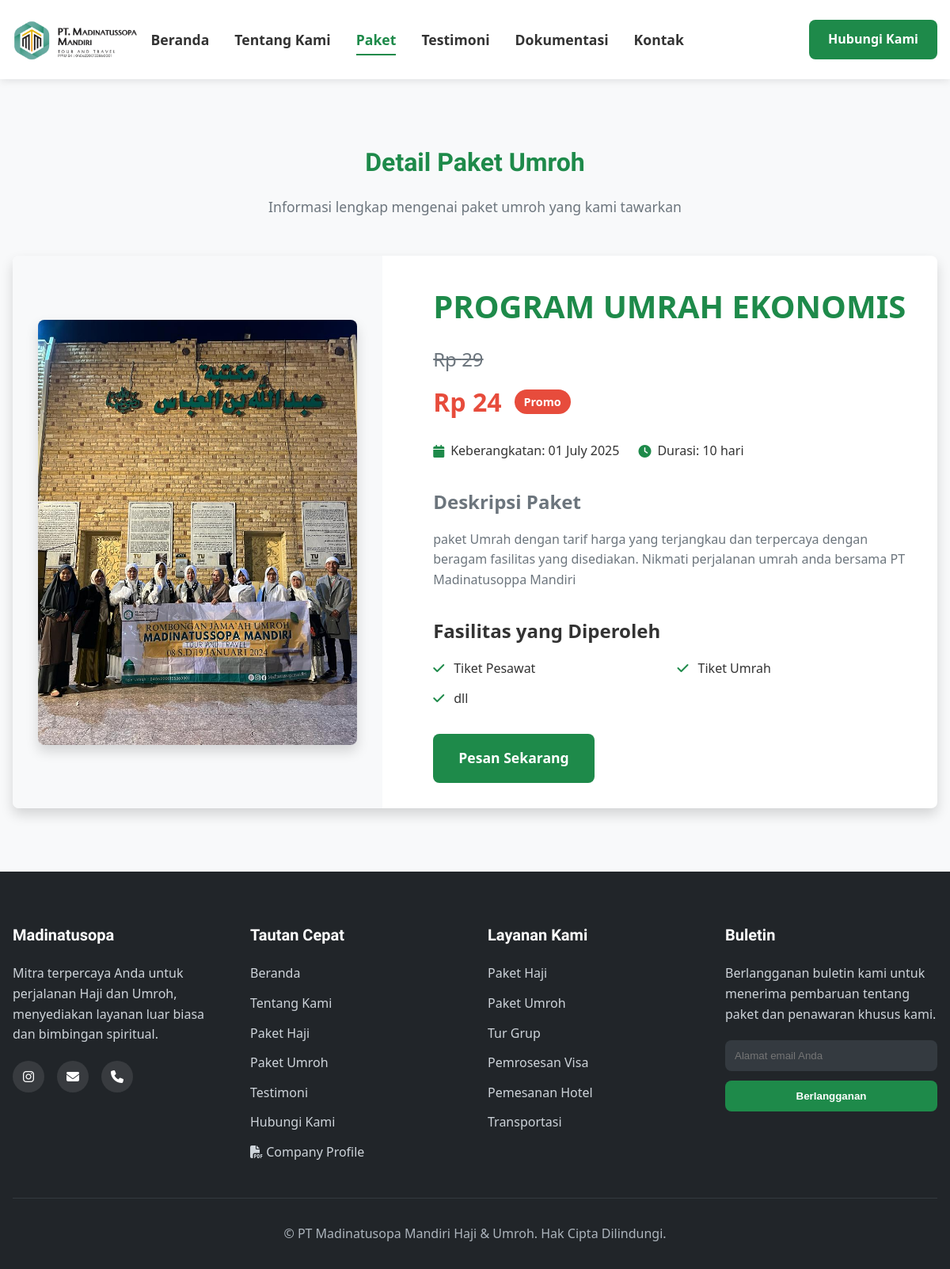
/package/program-umrah-ekonomis/, run on an earlier commit of the app's database.
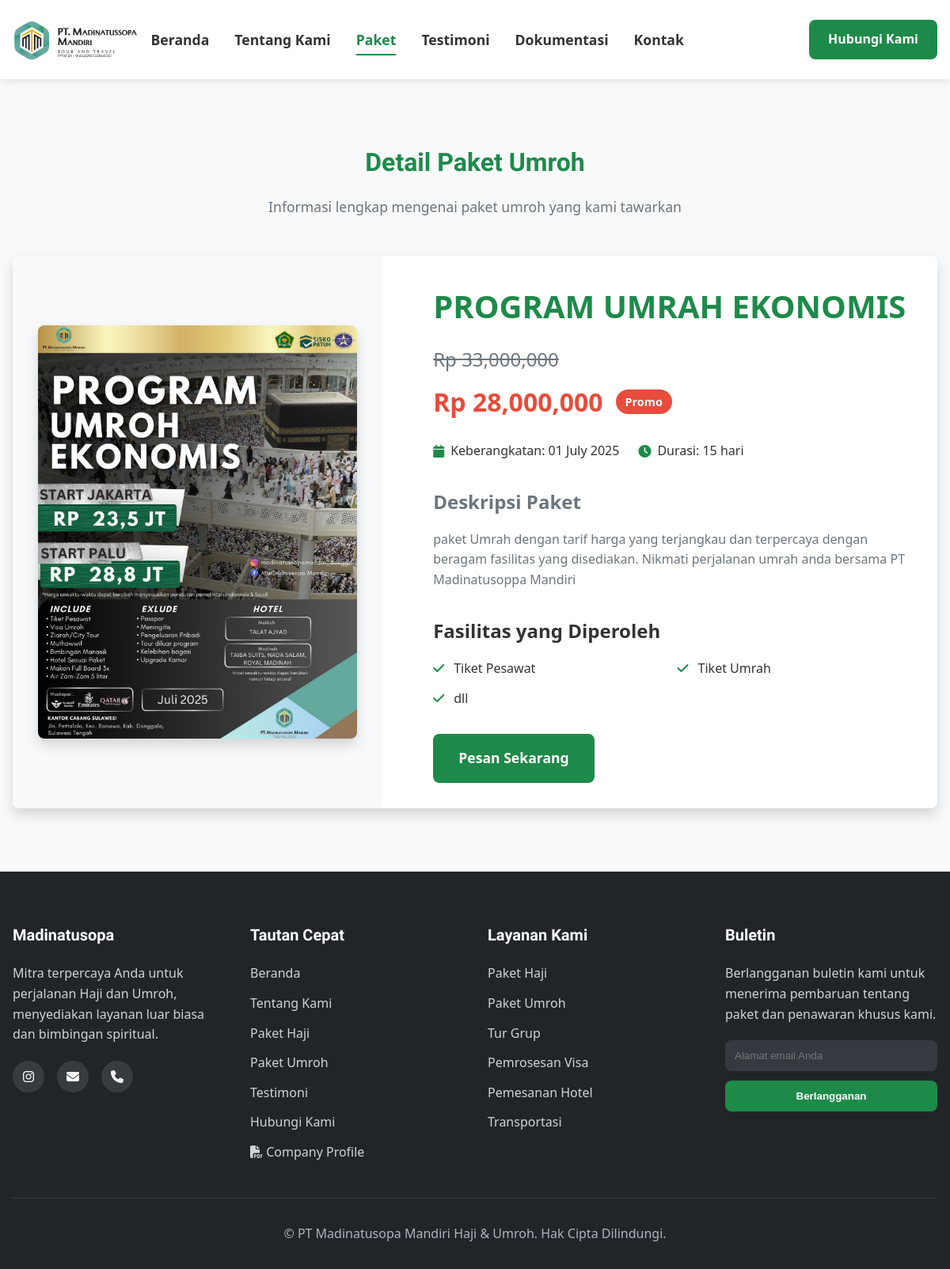
And on a later commit of the database.
### base/models.py (models this page shows, shortened)
class UmrahPackage(models.Model):
    name = models.CharField(max_length=200, verbose_name="Nama Paket")
    slug = models.SlugField(max_length=255, unique=True, blank=True)
    description = models.TextField(verbose_name="Deskripsi Paket")
    facilities = models.TextField(
        verbose_name="Fasilitas yang Diperoleh",
        help_text="Masukkan satu fasilitas per baris",
    )
    departure_date = models.DateField(verbose_name="Jadwal Keberangkatan")
    duration = models.PositiveIntegerField(default=10, verbose_name="Durasi (hari)")
    price = models.DecimalField(max_digits=12, decimal_places=2, verbose_name="Harga")
    is_promo = models.BooleanField(default=False, verbose_name="Promo Aktif")
    promo_price = models.DecimalField(
        max_digits=12,
        decimal_places=2,
        null=True,
        blank=True,
        verbose_name="Harga Promo",
    )
    promo_end_date = models.DateField(
        null=True, blank=True, verbose_name="Tanggal Berakhir Promo"
    )
    package_image = models.ImageField(
        upload_to="package_images/",
        verbose_name="Foto Stiker Paket",
        help_text="Unggah gambar dengan rasio 21:30 untuk hasil terbaik",
    )
    poster_filename = models.CharField(
        max_length=255, blank=True, verbose_name="Nama File Poster"
    )
    created_at = models.DateTimeField(auto_now_add=True)
    updated_at = models.DateTimeField(auto_now=True)
    class Meta:
        verbose_name = "Paket Umroh"
        verbose_name_plural = "Paket Umroh"
        ordering = ["-departure_date"]
    @property
    def facilities_list(self):
        if not self.facilities:
            return []
        return [
            facility.strip()
            for facility in self.facilities.split("\n")
            if facility.strip()
        ]
    @property
    def is_promo_active(self):
        from django.utils import timezone
        if not self.is_promo or not self.promo_price:
            return False
        if self.promo_end_date and self.promo_end_date < timezone.now().date():
            return False
        return True

### base/views.py (the view)
# urls.py: path("package/<slug:slug>/", views.package_detail, name="package_detail"),
def package_detail(request, slug):
    package = get_object_or_404(UmrahPackage, slug=slug)
    context = {
        "package": package,
    }
    return render(request, "package_detail.html", context)

### base/templates/package_detail.html (shortened to what this page needs)
{% extends 'base.html' %}
{% load static %}
{% load humanize %}
{% block nav_packages_active %}active{% endblock %}
{% block content %}
<section class="package-detail-section">
    <div class="container">
        <div class="section-header">
            <h2 class="section-title">Detail Paket Umroh</h2>
            <p class="section-subtitle">Informasi lengkap mengenai paket umroh yang kami tawarkan</p>
        </div>
        <div class="single-package-container">
            <div class="package-poster">
                {% if package.package_image %}
                    <img src="{{ package.package_image.url }}" alt="{{ package.name }}" style="max-width: 100%; height: auto;">
                {% else %}
                    <div class="placeholder-poster">
                        <i class="fas fa-image"></i>
                        <h3>{{ package.name }}</h3>
                        <p>Paket Umroh Premium</p>
                    </div>
                {% endif %}
            </div>
            <div class="package-details">
                <h1 class="package-title">{{ package.name }}</h1>
                {% if package.is_promo_active %}
                <div class="package-price-container">
                    <p class="package-original-price">Rp {{ package.price|floatformat:0|intcomma }}</p>
                    <p class="package-promo-price">Rp {{ package.promo_price|floatformat:0|intcomma }} <span class="promo-badge">Promo</span></p>
                </div>
                {% else %}
                <p class="package-price">Rp {{ package.price|floatformat:0|intcomma }}</p>
                {% endif %}
                <div class="package-meta">
                    <div class="meta-item">
                        <i class="fas fa-calendar"></i>
                        <span>Keberangkatan: {{ package.departure_date|date:"d F Y" }}</span>
                    </div>
                    <div class="meta-item">
                        <i class="fas fa-clock"></i>
                        <span>Durasi: {{ package.duration }} hari</span>
                    </div>
                </div>
                <div class="package-description">
                    <h3>Deskripsi Paket</h3>
                    <p>{{ package.description }}</p>
                </div>
                <div class="package-facilities">
                    <h3>Fasilitas yang Diperoleh</h3>
                    <ul class="facilities-list">
                        {% for facility in package.facilities_list %}
                        <li><i class="fas fa-check"></i> {{ facility }}</li>
                        {% endfor %}
                    </ul>
                </div>
                <div class="package-actions">
                    <a href="{% url 'home' %}#contact" class="btn btn-primary btn-lg">Pesan Sekarang</a>
                    <a href="{% url 'home' %}#packages" class="btn btn-outline btn-lg">Lihat Paket Lainnya</a>
                </div>
            </div>
        </div>
    </div>
</section>
{% endblock %}

### base/templates/base.html (shortened to what this page needs)
{% load static %}
{% load humanize %}
<!DOCTYPE html>
<html lang="id">
<head>
    <link rel="stylesheet" href="https://cdnjs.cloudflare.com/ajax/libs/font-awesome/6.4.0/css/all.min.css">
    <link rel="stylesheet" href="{% static 'assets/css/main.css' %}">
</head>
<body>
    <header class="navbar" id="navbar">
        <div class="container navbar-container">
            <div class="navbar-logo">
                <a href="{% url 'home' %}" class="logo">
                    <img src="{% static 'assets/img/logo_2.png' %}" alt="Madinatusopa Logo" class="logo-image">
                </a>
            </div>
            <nav class="navbar-menu">
                <ul class="navbar-nav">
                    <li class="nav-item"><a href="{% url 'home' %}" class="nav-link {% block nav_home_active %}{% endblock %}">Beranda</a></li>
                    <li class="nav-item"><a href="{% url 'home' %}#about" class="nav-link {% block nav_about_active %}{% endblock %}">Tentang Kami</a></li>
                    <li class="nav-item"><a href="{% url 'home' %}#packages" class="nav-link {% block nav_packages_active %}{% endblock %}">Paket</a></li>
                    <li class="nav-item"><a href="{% url 'home' %}#testimonials" class="nav-link {% block nav_testimonials_active %}{% endblock %}">Testimoni</a></li>
                    <li class="nav-item"><a href="{% url 'home' %}#documentation" class="nav-link {% block nav_documentation_active %}{% endblock %}">Dokumentasi</a></li>
                    <li class="nav-item"><a href="{% url 'home' %}#contact" class="nav-link {% block nav_contact_active %}{% endblock %}">Kontak</a></li>
                </ul>
            </nav>
            <div class="navbar-cta">
                <a href="{% url 'home' %}#contact" class="btn btn-primary">Hubungi Kami</a>
            </div>
        </div>
    </header>
    <main>
        {% block content %}{% endblock %}
    </main>
    <footer class="footer">
        <div class="container">
            <div class="footer-content">
                <div class="footer-column">
                    <h3 class="footer-title">Madinatusopa</h3>
                    <p class="footer-text">Mitra terpercaya Anda untuk perjalanan Haji dan Umroh, menyediakan layanan luar biasa dan bimbingan spiritual.</p>
                    <div class="social-links">
                        <a href="https://www.instagram.com/madinatusopppa_mandiri/" class="social-link" target="_blank"><i class="fab fa-instagram"></i></a>
                        <a href="mailto:Madinatussopamandiri.pt@gmail.com" class="social-link"><i class="fas fa-envelope"></i></a>
                        <a href="tel:082292838415" class="social-link"><i class="fas fa-phone"></i></a>
                    </div>
                </div>
                <div class="footer-column">
                    <h3 class="footer-title">Tautan Cepat</h3>
                    <ul class="footer-links">
                        <li><a href="{% url 'home' %}">Beranda</a></li>
                        <li><a href="{% url 'home' %}#about">Tentang Kami</a></li>
                        <li><a href="{% url 'home' %}#packages">Paket Haji</a></li>
                        <li><a href="{% url 'home' %}#packages">Paket Umroh</a></li>
                        <li><a href="{% url 'home' %}#testimonials">Testimoni</a></li>
                        <li><a href="{% url 'home' %}#contact">Hubungi Kami</a></li>
                        <li><a href="{% static 'assets/img/company_profile/1. Company Profile.pdf' %}" target="_blank"><i class="fas fa-file-pdf"></i> Company Profile</a></li>
                    </ul>
                </div>
                <div class="footer-column">
                    <h3 class="footer-title">Layanan Kami</h3>
                    <ul class="footer-links">
                        <li><a href="{% url 'home' %}#packages">Paket Haji</a></li>
                        <li><a href="{% url 'home' %}#packages">Paket Umroh</a></li>
                        <li><a href="#">Tur Grup</a></li>
                        <li><a href="#">Pemrosesan Visa</a></li>
                        <li><a href="#">Pemesanan Hotel</a></li>
                        <li><a href="#">Transportasi</a></li>
                    </ul>
                </div>
                <div class="footer-column">
                    <h3 class="footer-title">Buletin</h3>
                    <p class="footer-text">Berlangganan buletin kami untuk menerima pembaruan tentang paket dan penawaran khusus kami.</p>
                    <form class="newsletter-form">
                        <input type="email" placeholder="Alamat email Anda" class="newsletter-input" required>
                        <button type="submit" class="btn btn-primary btn-block">Berlangganan</button>
                    </form>
                </div>
            </div>
            <div class="footer-bottom">
                <p>&copy;  PT Madinatusopa Mandiri Haji & Umroh. Hak Cipta Dilindungi.</p>
            </div>
        </div>
    </footer>
</body>
</html>

What changed in the data, as far as the page shows it:
changed UmrahPackage "PROGRAM UMRAH EKONOMIS": package_image: a different picture; price "29" → "33,000,000"; promo_price "24" → "28,000,000"; duration "10" → "15"
